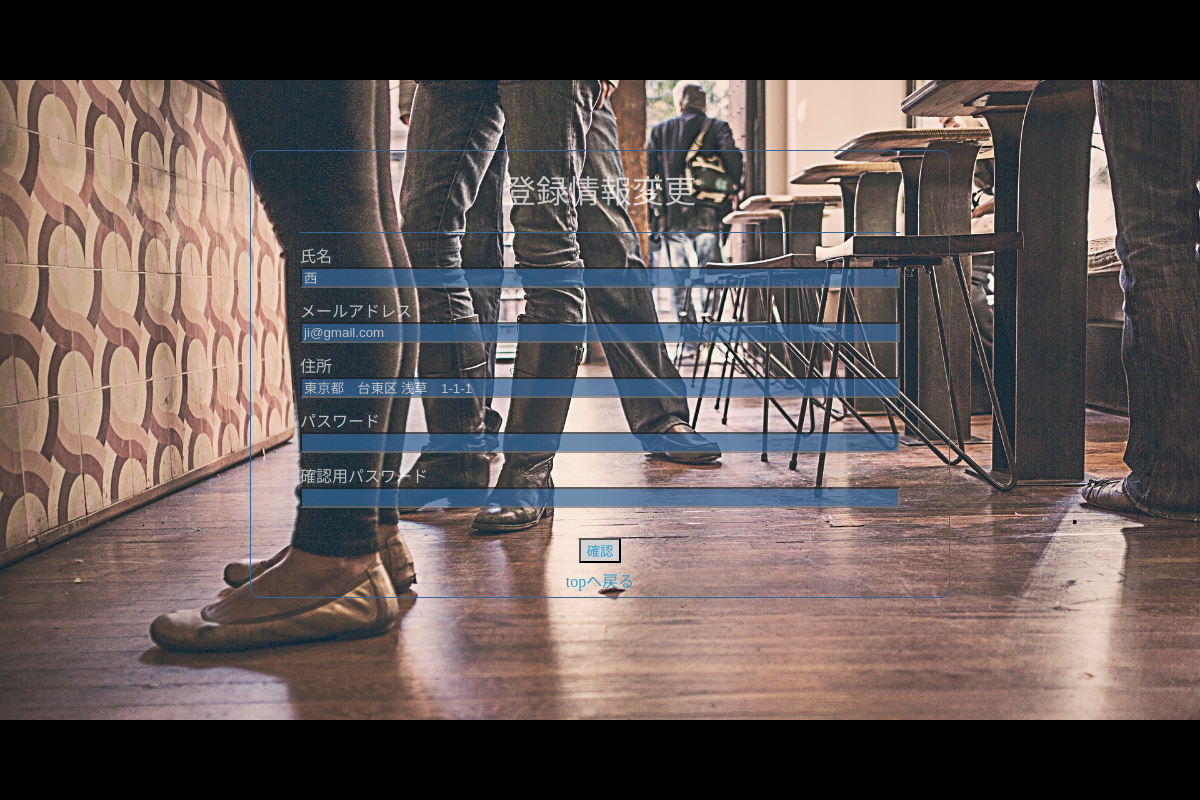
The app's page /phpnew/edit.php (signed in) with its own data.
### tables this page shows
CREATE TABLE `user` (
  `id` int(11) NOT NULL,
  `name` varchar(50) NOT NULL,
  `email` varchar(100) NOT NULL,
  `pass` varchar(64) NOT NULL,
  `address` varchar(100) NOT NULL,
  `role` int(11) NOT NULL
);

### phpnew/edit.php (the view, shortened to what this page needs)
<?php session_start();
$id = $_SESSION['id'];
$dsn = "mysql:host=localhost; dbname=lunch; charset=utf8";
$username = "root";
$password = "root";
try{
    $dbh = new PDO($dsn, $username, $password);
} catch (PDOException $e) {
    $msg = $e->getMessage();
}
$sql = "SELECT * FROM user WHERE id = :id";
$stmt = $dbh->prepare($sql);
$stmt->bindValue(':id', $id);
$stmt->execute();
$member = $stmt->fetch();
  ?>
<!DOCTYPE html>
<html>
<head>
  <link rel="stylesheet" type="text/css" href="css/edit.css">
</head>
<body>
  <header></header>
  <div class="backphoto">
  <div class="space">
	<form class="page" action="<?php echo htmlspecialchars($_SERVER["PHP_SELF"],ENT_QUOTES, 'UTF-8');?>" method="post" accept-charset="utf-8" onsubmit="return pre()">
		<h1>登録情報変更</h1>
    <div>
      <ul class="ulgroup">
        <li>
          <p>氏名</p>
          <input type="text" name="name" value="<?php if(isset($member['name'])){echo htmlspecialchars($member['name']);}elseif(isset($_SESSION['name1'])) {echo htmlspecialchars($_SESSION['name1']);} ?>">
        </li>
        <li>
          <p>メールアドレス</p>
          <input type="text" name="mail" value="<?php if(isset($member['email'])){echo htmlspecialchars($member['email']);}elseif(isset($_SESSION['email'])) {echo htmlspecialchars($_SESSION['email']);} ?>">
        </li>
        <li>
          <p>住所</p>
          <input type="text" name="address" value="<?php if(isset($member['address'])){echo htmlspecialchars($member['address']);}elseif(isset($_SESSION['address'])) {echo htmlspecialchars($_SESSION['address']); } ?>">
        </li>
        <li>
          <p>パスワード</p>
          <input type="password" name="pass" value="<?php if(isset($data['pass'])){echo htmlspecialchars($data['pass']);}elseif(isset($_SESSION['pass'])) {echo htmlspecialchars($_SESSION['pass']);} ?>">
        </li>
        <li>
          <p>確認用パスワード</p>
          <input type="password" name="confpass" value="<?php if(isset($data['pass'])){echo htmlspecialchars($data['pass']);}elseif(isset($_SESSION['confpass'])) {echo htmlspecialchars($_SESSION['confpass']);} ?>">
        </li>
      </ul>
    </div>
    <div class="confirm">
      <button type="submit">確認</button>
    </div>
    <div class="confirm">
   <a href="index.php">topへ戻る</a>
  </div>
	</form>
  </div>
  </div>
  <footer></footer>
</body>
</html>

### phpnew/css/edit.css (style rules this page uses)
body, h1, h2, h3, h4, h5, h6, p, address, ul, ol, li, dl, dt, dd, img, form, table, tr, th, td { margin: 0; padding: 0; border: none; font-style: normal; font-weight: normal; text-align: left; list-style-type: none; border-collapse: collapse; }
input { line-height:auto;vertical-align:middle; }
a { text-decoration: none; }
body { font-family:'roboto','Hiragino Kaku Gothic Pro','ヒラギノ角ゴ Pro W3','メイリオ',Meiryo,Osaka,'ＭＳ Ｐゴシック',Arial,sans-serif; }
* { -webkit-box-sizing: border-box; -moz-box-sizing: border-box; -o-box-sizing: border-box; -ms-box-sizing: border-box; box-sizing: border-box; }
.space { padding-top: 70px }
.page { width: 700px; border: solid 1px #336699 ; border-radius: 10px; margin: 0 auto; }
.ulgroup { margin: 0 auto; width: 600px; margin-top: 20px; margin-bottom: 30px; border-top: solid 1px #336699 ; }
li { margin-top: 10px; }
.confirm { text-align: center; margin-top: 5px; margin-bottom: 5px; }
h1 { text-align: center; margin-top: 15px; color: white; opacity: 0.7 }
p { color: white; opacity: 0.7 }
input { color: white; opacity: 0.7; background-color: #336699; width: 100% }
header { background-color: black; height: 10vh; }
footer { background-color: black; height: 10vh }
.backphoto { background-image: url("../photo/bar.jpg"); height: 80vh; width: auto; background-size: auto 100%; background-position: center ; background-repeat: no-repeat; background-size: cover; position: relative; }
button { color: #3399cc; background-color: lightgray; }
a { color: #3399cc }

### records on screen
user: name "西", mail "ji@gmail.com", address "東京都 台東区 浅草 1-1-1"
